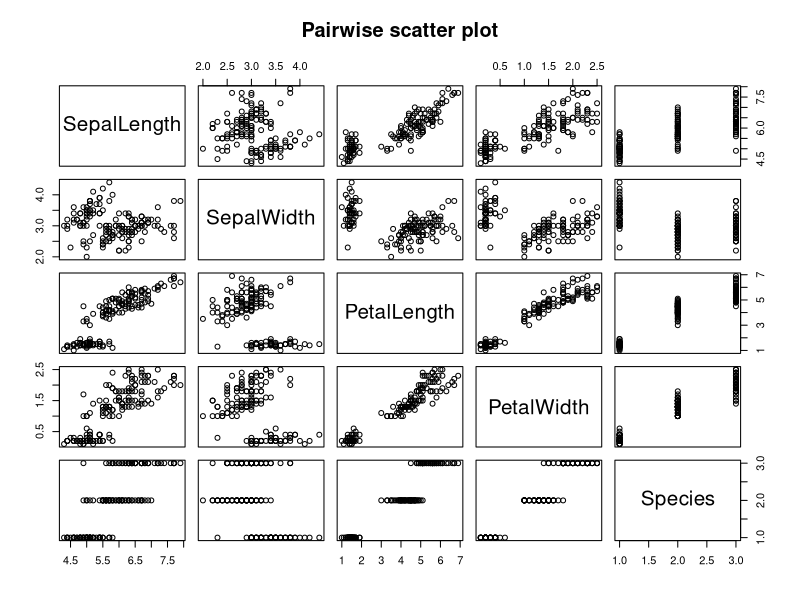

Reproduce this figure in R. (Note: this script raises an error after producing the figure.)
#import dataset
library(readxl)
iris_xls <- read_excel("iris.xls.xls")

#view dataset
View(iris_xls)

#remove first column
iris_xls$ID=NULL
View(iris_xls)

#missing value
sum(is.na(iris_xls))

#dimensions of data
dim(iris_xls)

#summary of data
summary(iris_xls)

#structure of data
str(iris_xls)

#building scatter plot to check independent variables
plot(iris_xls,main="Pairwise scatter plot")

#Splitting the data using a function from dplyr package
library(caret)
set.seed(123)
index= createDataPartition(iris_xls$Species, p=.70, list=FALSE)
train=iris_xls[index,]
test=iris_xls[-index,]
library(tidyverse)
view(train)#view training data
view(test)#view testing data
view(index)#view index file

#fit the model
model= nnet::multinom(Species~., data=train)
model

#Summarize the model
summary(model)

#predicting the values for trained dataset
pred=predict(model,newdata = test,"class")
pred

#Building classification table
tab=table(test$Species,pred)
tab

#Building a linear regression model
d=mutate(train,versicolor = as.numeric(Species=='versicolor'))
d
m=glm(versicolor~SepalLength,SepalWidt,family = binomial,data = d)
m
#Building a linear regression model
d=mutate(train,versicolor = as.numeric(Species=='versicolor'))
d
irismod= lm(versicolor~SepalLength+SepalWidth+PetalWidth+PetalLength+Species,data= d)
summary(irismod)
